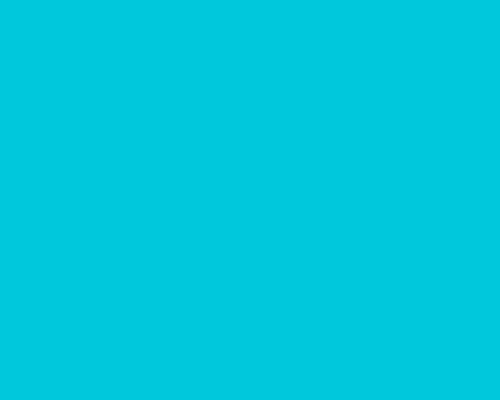
Frame 1 (no input)
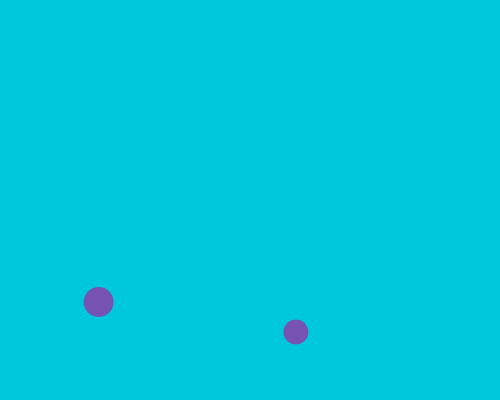
Frame 60 (no input)
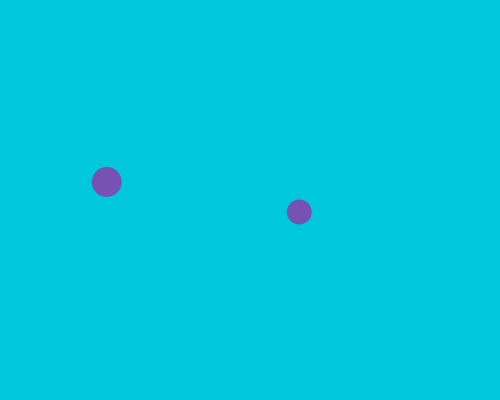
Frame 120 (the mouse pressed at the canvas centre since frame 60)

The p5.js sketch that drew these frames (run headless with seeded random() and noise() and a simulated clock; from frame 60 on, the mouse is pressed at the canvas centre):

// p5.js sketch
// ── sketch.js

let bubble1 = {x: 100, y:420, d: 30};
let bubble2 = {x: 300, y:450, d: 25};

function setup() {
  createCanvas(500, 400);
}

function draw() {
  background(0, 200, 220);
  fill(200, 0, 150, 150);
  noStroke();

  circle(bubble1.x, bubble1.y, bubble1.d);
  circle(bubble2.x, bubble2.y, bubble2.d);

  bubble1.x += random(-2, 2);
  bubble1.y -= 2;
  bubble2.x += random(-2, 2);
  bubble2.y -= 2;

  if(bubble1.y<0){
      bubble1.x = random(width);
      bubble1.y = random(height, height*2);
  }
  if(bubble2.y<0){
      bubble2.x = random(width);
      bubble2.y = random(height, height*2);
  }
}
